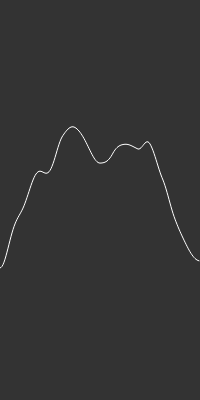
Frame 1 (no input)
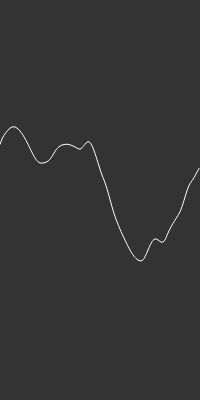
Frame 60 (no input)
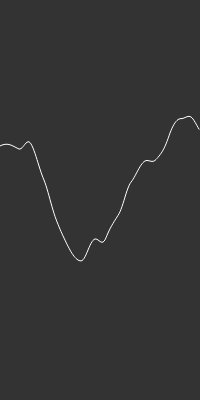
Frame 120 (the mouse pressed at the canvas centre since frame 60)

The p5.js sketch that drew these frames (run headless with seeded random() and noise() and a simulated clock; from frame 60 on, the mouse is pressed at the canvas centre):

// p5.js sketch
// ── sketch.js

var inc = 0.01;
var start = 0;

function setup() {
  createCanvas(200, 400);
}

function draw() {
  background(51);
  stroke(255);
  noFill();

  beginShape();
  var xoff = start;
  stroke(255);
  for (var x = 0; x < width; x++) {
    stroke(255);
    //var y = random(height);
    var y = noise(xoff) * height;
    vertex(x, y);
    xoff += inc;
}
endShape();

start += inc; 

}
